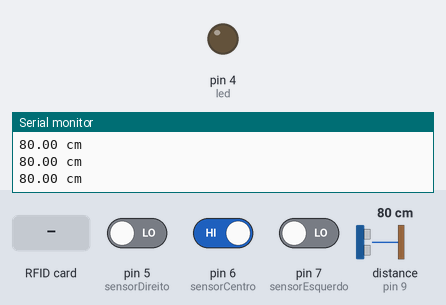
A sketch run on a simulated Arduino Uno, built with avr-gcc and run on an emulated ATmega328P. On the bench: output pins drawn as LEDs (lit = HIGH), the last lines printed to the serial monitor. The inputs (shaded band) are chosen by the test bench; at power-on: distance to the obstacle (sensor on pin 9) 80 cm, pin 5 (sensorDireito) LOW, pin 6 (sensorCentro) HIGH, pin 7 (sensorEsquerdo) LOW. The echo pulse lasts 58.3 µs per cm; pins used as bus, display or sensor lines are not drawn.

Above: at 6.2 s.
6.3 s: distance to the obstacle (sensor on pin 9) set to 10 cm
7.8 s: distance to the obstacle (sensor on pin 9) set to 7 cm
At 9.0 s:
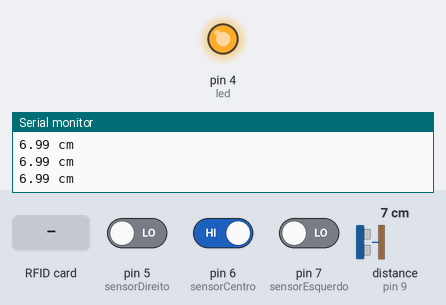
9.3 s: RFID card 12 34 56 78 90 held to the reader
Timing chart, 0 to 12.3 s (numbered marks = the images above; inputs shaded):
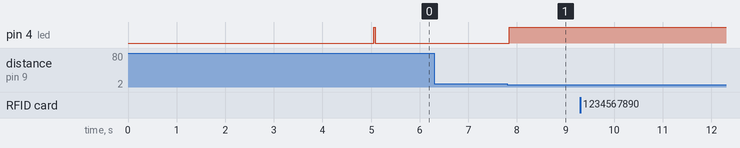

The sketch:

carrinho-seguidor-linha.ino
```cpp
#include <MFRC522.h>
#include <SPI.h>
#include <Ultrasonic.h>
#include <StackArray.h>

int motorA_VM = 10;  //Controle de velocidade do motor A
int motorB_VM = 11;  //Controle de velocidade do motor B
int motorA_DM = 12;  //Controle de direção do motor A
int motorB_DM = 13;  //Controle de direção do motor B

int sensorDireito = 5;
int sensorCentro = 6;
int sensorEsquerdo = 7;

const int echoPin= 9;
const int trigPin= 8;
const int led = 4;

Ultrasonic ultrasonic(8, 9);

MFRC522 mfrc522(10, 9); // Configuração do leitor RFID

StackArray<String> cartoesRFID; // Pilha para armazenar os números dos cartões

//Leitura de sensores
int leituraDireito;
int leituraCentro;
int leituraEsquerdo;

//Velocidade Motores
int veloc0 = 0;  //Velocidade para parar os motores
int velocA1 = 120;
int velocB1 = 120;
int velocA2 = 100;
int velocB2 = 100;

// variaveis de controle
long microsec = 0;
float distanciaCM = 0;

void setup() {
  Serial.begin(9600); //Inicializa o monitor serial

  delay(5000); // delay de 5 segundos para inicializar o programa

//Declarando os motores como saída
  pinMode(motorA_VM, OUTPUT);
  pinMode(motorA_DM, OUTPUT);
  pinMode(motorB_VM, OUTPUT);
  pinMode(motorB_DM, OUTPUT);
//Declarando os sensores como saída
  pinMode(sensorDireito, INPUT);
  pinMode(sensorCentro, INPUT);
  pinMode(sensorEsquerdo, INPUT);
//Declarando o led como saída
  pinMode(led, OUTPUT);


  SPI.begin();      // Inicializa a interface SPI
  mfrc522.PCD_Init(); // Inicializa o leitor RFID

  cartoesRFID.push("1234567890"); // Exemplo de cartão RFID já na pilha

  }
void loop() {

  leitura();
  seguidor();
  ledDistancia();
  //Serial.println(sensorDireito);//printar a leitura do sensor no monitor serial

  //Lendo o valor do sensor
  microsec = ultrasonic.timing();

  //Convertendo a distância em CM
  distanciaCM = ultrasonic.convert(microsec, Ultrasonic::CM);


  Serial.print(distanciaCM);// mostrar a distancia na porta serial
  Serial.println(" cm");// colocar unidade de medida

  if (mfrc522.PICC_IsNewCardPresent() && mfrc522.PICC_ReadCardSerial()) {
    String cartaoID = "";
    for (byte i = 0; i < mfrc522.uid.size; i++) {
      cartaoID.concat(String(mfrc522.uid.uidByte[i]));
    }
    cartoesRFID.push(cartaoID); // Adiciona o cartão à pilha
  }


  if (!cartoesRFID.isEmpty()) {
    String cartaoLido = cartoesRFID.pop();
    Serial.print("Cartão lido: ");
    Serial.println(cartaoLido);
    // Adicione o código para ação com base no cartão lido aqui
  }


}
//leitura do sensor infravermelho
void leitura() {
  leituraDireito = digitalRead(sensorDireito);
  leituraCentro = digitalRead(sensorCentro);
  leituraEsquerdo = digitalRead(sensorEsquerdo);

}
//Condicionais para a movimentação do carrinho
void seguidor() {

  if ((leituraDireito == 1) && (leituraCentro == 0) && (leituraEsquerdo == 1)) {
    frente();
    Serial.println(sensorCentro);

  }
  if ((leituraDireito == 0) && (leituraCentro == 1) && (leituraEsquerdo == 1)) {
    direita();
    Serial.println(sensorDireito);
  }
  if ((leituraDireito == 1) && (leituraCentro == 1) && (leituraEsquerdo == 0)) {
    esquerda();
    Serial.println(sensorEsquerdo);
  }
  }
  //Funções para a movimentação do carrinho
  void frente() {
    digitalWrite(motorA_DM, HIGH);
    digitalWrite(motorB_DM, HIGH);
    analogWrite(motorA_VM, velocA1);
    analogWrite(motorB_VM, velocB1);
  }
  void direita() {
    digitalWrite(motorA_DM, HIGH);
    digitalWrite(motorB_DM, LOW);
    analogWrite(motorA_VM, velocA2);
    analogWrite(motorB_VM, veloc0);
  }
  void esquerda() {
    digitalWrite(motorA_DM, LOW);
    digitalWrite(motorB_DM, HIGH);
    analogWrite(motorA_VM, veloc0);
    analogWrite(motorB_VM, velocB2);
  }
  void parar() {
    digitalWrite(motorA_DM, HIGH);
    digitalWrite(motorB_DM, HIGH);
    analogWrite(motorA_VM, veloc0);
    analogWrite(motorB_VM, veloc0);
  }
  void ledDistancia() {
  //Desliga todos os LEDs
  digitalWrite(led, LOW);
  //Condicional para acionamento do LED
  if (distanciaCM <= 8) { // se a distancia for menor ou igual a 8 cm o carrinho para
    digitalWrite(led, HIGH); // liga LED vermelho
    parar();

  }
}
```

Measured:
- the behaviour switches between 9 and 8 cm on distance to the obstacle (sensor on pin 9) (found by bisection; images 0 and 1)
- after the input at 7.8 s, pin 4 (led): LOW → HIGH at once
